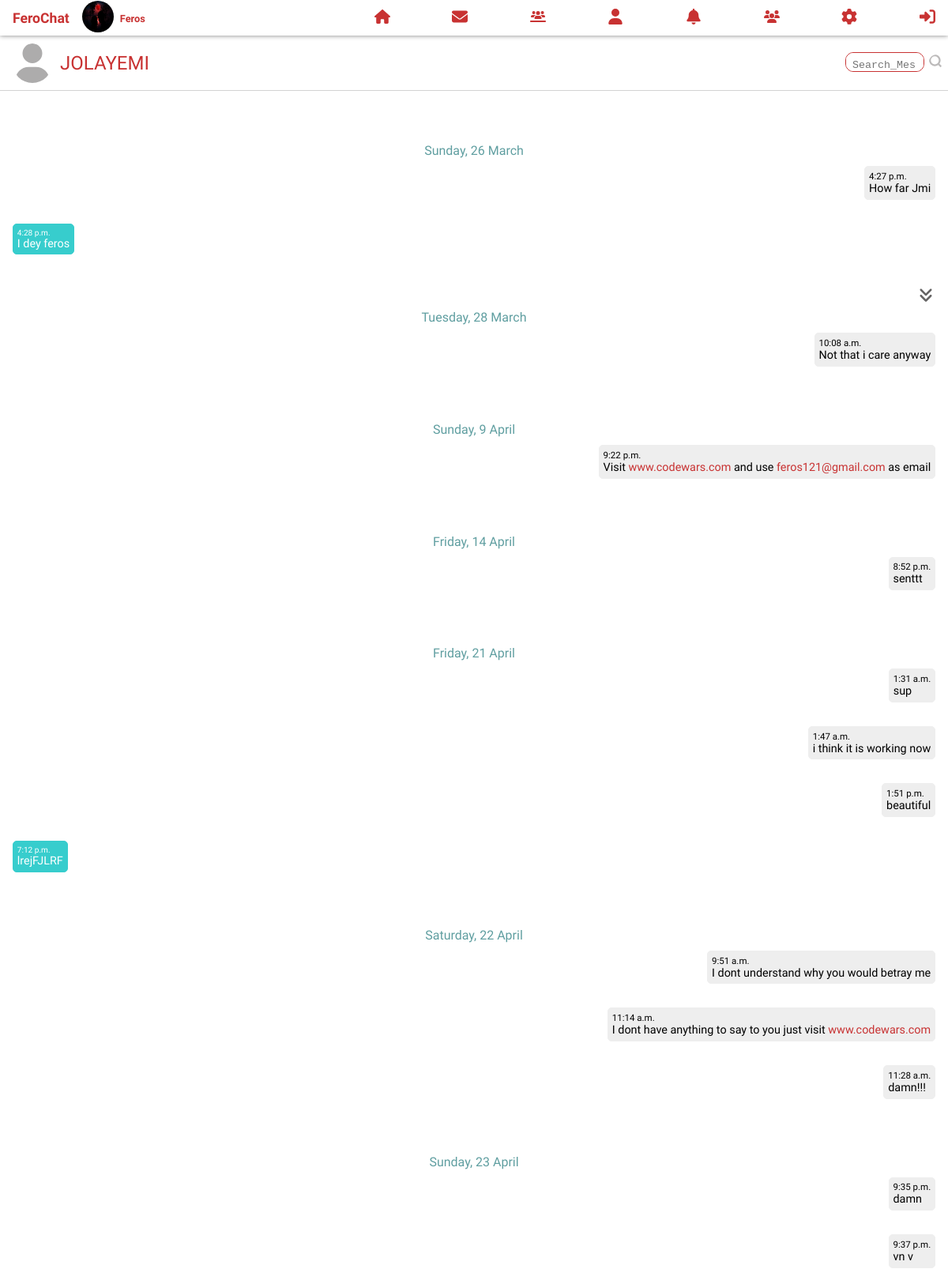
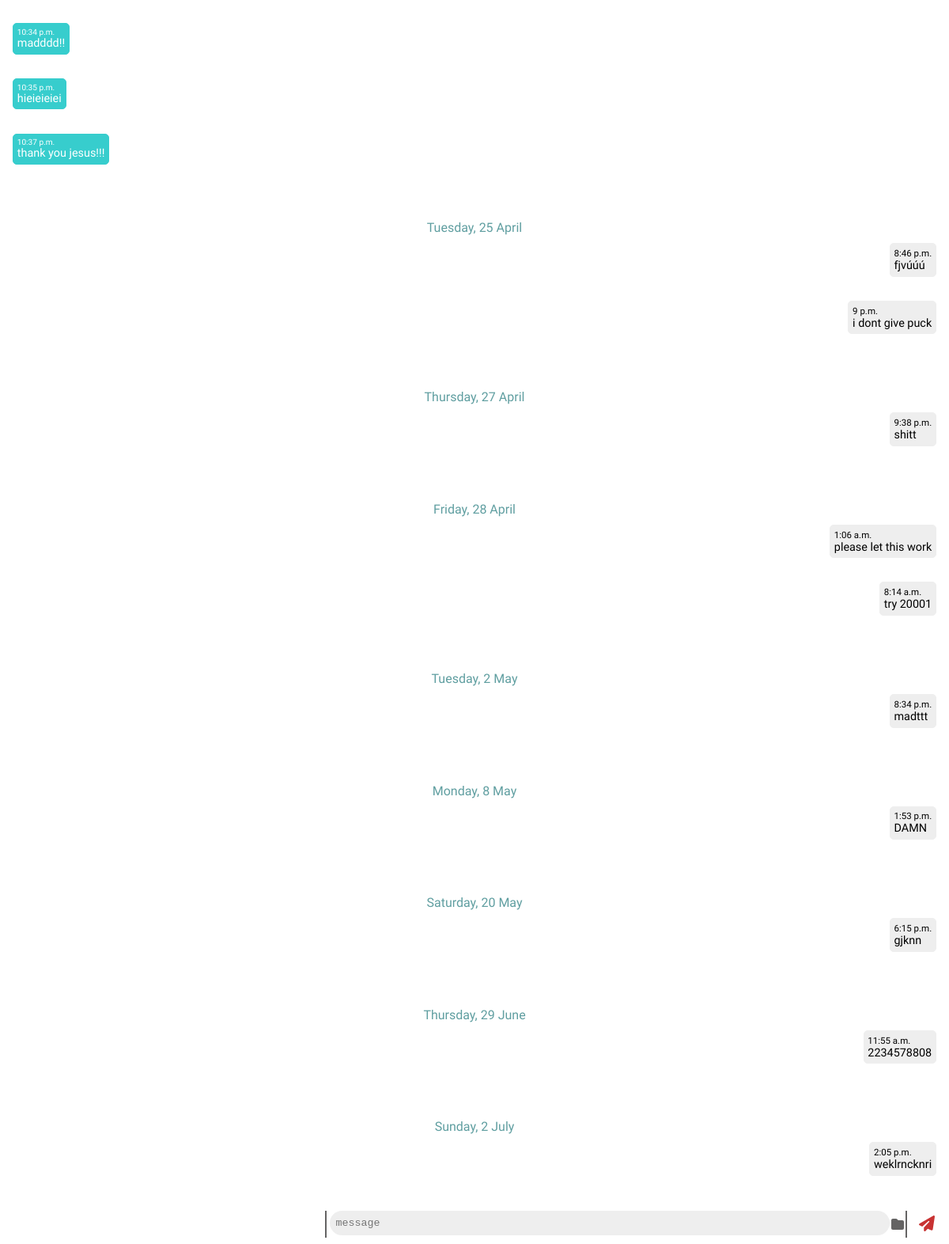
/view_messages/2 (signed in), run on the app's committed database (2 pictures, top to bottom).
### messengers/models.py (models this page shows, shortened)
class Info(models.Model):
    user = models.OneToOneField(User, on_delete=models.CASCADE)
    about = models.CharField(max_length=100, blank=True, default="")
    bio = models.CharField(max_length=200, blank=True, default="")
    prof_pics = models.ImageField(
        upload_to=user_directory_path, null=True, blank=True, validators=[validate_image_file_extension, image_type_validator, profile_val])
    unread_messages = models.IntegerField(default=0)

class Messages(models.Model):
    read = models.BooleanField(default=True)
    media = models.FileField(
        upload_to=user_directory_media, null=True, blank=True, validators=[media_ext_val, file_size_val, file_type_validator])
    text = models.TextField(blank=True)
    date_added = models.DateTimeField(auto_now_add=True)
    sender = models.ForeignKey(
        User, on_delete=models.CASCADE, related_name="sender")
    receiver = models.ForeignKey(
        User, on_delete=models.CASCADE, related_name="receiver")

### messengers/views.py (the view, shortened to what this page needs)
# urls.py: path("view_messages/<int:rec_id>", views.view_messages, name="view_messages"),
def view_messages(request, rec_id):
    searched = True
    rec_user = User.objects.get(id=rec_id)
    sent_msgs = Messages.objects.filter(
        sender=request.user, receiver=rec_user)
    rec_msgs = Messages.objects.filter(
        sender=rec_user, receiver=request.user)
    all_msgs = (sent_msgs | rec_msgs).order_by("date_added")
    count = 0
    unread_id = None
    if request.method != "POST":
        no_unread_msgs = rec_msgs.filter(read=False).count()
        request.user.info.unread_messages -= no_unread_msgs
        request.user.info.save()
        for msg in rec_msgs:
            if msg.read == False and count == 0:
                count += 1
                unread_id = msg.id
        rec_msgs.update(read=True)
        for mesg in rec_msgs:
            mesg.save()
        searched = False
        form = NewMessage()
        search_form = SearchMessages()
    else:
        form = NewMessage()
        search_form = SearchMessages(request.POST)
        if search_form.is_valid():
            search_mesg = search_form.cleaned_data["search"].lower()
            all_msgs = _search(search_mesg, all_msgs)
    context = {
        "all_messages": all_msgs, "form": form, "search_form": search_form, "searched": searched, "rec_id": rec_id, "rec_user": rec_user,
        "unread_id": unread_id,
    }
    return render(request, "messengers/view_messages.html", context)

### messengers/form.py
class NewMessage(forms.ModelForm):
    class Meta:
        model = Messages
        exclude = ["date_added", "receiver", "sender"]
        labels = {'text': "", 'media': ""}
        widgets = {
            'text': Textarea(attrs={'placeholder': "message"}),
            "media": FileInput(attrs={
                'accept': ".png,.jpeg,.jpg,.mp4,.mp3,.pdf"
            })
        }

class SearchMessages(forms.Form):
    search = forms.CharField(label="", label_suffix="", widget=Textarea(
        attrs={"placeholder": "Search_Messages", "class": "search"}))

### messengers/templates/messengers/view_messages.html (shortened to what this page needs)
{% extends 'messengers/base.html' %}
{% load humanize %}
{% load filters %}
{% load static %}
{% block content %}
<div class="view_mesg">
    <div class="bar">
        <a id="a2" title="{{rec_user.username}}'s profile" href="{% url 'messengers:user_bio' rec_id %}">
            {{rec_user.username}}
        </a>
        <form id="search_form" action="{% url 'messengers:view_messages' rec_id %}#bottom" method="post">
            {{search_form.as_div}}
            <button type="submit">
            </button>
        </form>
    </div>
    <a title="Bottom" id="scroll_down" href="{% url 'messengers:view_messages' rec_id  %}#bottom">
    </a>
    <ul>
        {% for msg in all_messages %}
        <a id="find" name="{{msg.id}}"></a>
        {% ifchanged msg.date_added.day %}
        <p class="day">{{msg.date_added|naturalday:'l, j F'}}</p>
        {% endifchanged %}
        {% if msg.sender == user %}
        <li class="right">
            <div class="sent">
                <section class="date">{{msg.date_added|date:'P'}}</section>
                <p>{{msg.text|linebreaks|urlize}}</p>
            </div>
        </li>
        {% else %}
        <li class="left">
            <div class="received">
                <p class="date">{{msg.date_added|date:'P'}}</p>
                <p>{{msg.text|linebreaks|urlize}}</p>
            </div>
        </li>
        {% endif %}
        {% endfor %}
    </ul>
    <form id="msg_form" enctype="multipart/form-data" action="{% url 'messengers:view_messages' rec_id  %}#bottom"
        method="post">
        <div>
            {{form.text}}
        </div>
        <button type="submit">
        </button>
    </form>
</div>
{% endblock content %}

### messengers/templates/messengers/base.html (shortened to what this page needs)
{% load static %}
<!DOCTYPE html>
<html lang="en">
<head>
    <link rel="stylesheet" href="{% static 'messenger/test.css' %}">
</head>
<body>
    <nav>
        <a title="Home" class="logo" href="{% url 'messengers:index' %}">FeroChat</a>
        {% if user.is_authenticated %}
        <div class="prof_pics">
            {% if user.info.prof_pics %}
            <a title="{{user.username}}'s Picture" href="{{user.info.prof_pics.url}}">
                <img width="40px" height="40px" src="{{user.info.prof_pics.url}}" alt="Profile">
            </a>
            {% endif %}
        </div>
        <p class="greeting">{{user.username}}</p>
        <ul>
            <li>
                <a title="Home" class="logo" href="{% url 'messengers:index' %}">
                </a>
            </li>
            <li id="mesgs">
                <a title="Messages" href="{% url 'messengers:messages' %}">
                </a>
            </li>
            <li>
                <a title="People" href="{% url 'messengers:users' %}">
                </a>
            </li>
            <li>
                <a title="Profile" href="{% url 'messengers:user_bio' user.id %}">
                </a>
            </li>
            <li>
                <a title="Notifications" href="{% url 'messengers:notifications'%}">
                </a>
            </li>
            <li>
                <a title="Friends" href="{% url 'messengers:friends' user.id%}">
                </a>
            </li>
            <li>
                <a title="Settings" href="{% url 'settings:setting' %}">
                </a>
            </li>
            <li>
                <a title="LogOut" href="{% url 'users:logout' %}">
                </a>
            </li>
        </ul>
        {% else %}
        <ul class="log">
            <li><a href="{% url 'users:sign_up' %}">Sign Up</a></li>
            <li><a href="{% url 'users:login' %}">Login</a></li>
        </ul>
        {% endif %}
    </nav>
    <div class="space"></div>
    <div class="block">
        {% block content %}{% endblock content %}
    </div>
</body>
</html>

### data on the page
Messages: date_added "Sunday, 26 March", date_added "4:27 p.m.", text "How far Jmi"
Messages: date_added "4:28 p.m.", text "I dey feros"
Messages: date_added "Tuesday, 28 March", date_added "10:08 a.m.", text "Not that i care anyway"
Messages: date_added "Sunday, 9 April", date_added "9:22 p.m.", text "Visit www.codewars.com and use feros121@gmail.com as email"
Messages: date_added "Friday, 14 April", date_added "8:52 p.m.", text "senttt"
Messages: date_added "Friday, 21 April", date_added "1:31 a.m.", text "sup"
Messages: date_added "1:47 a.m.", text "i think it is working now"
Messages: date_added "1:51 p.m.", text "beautiful"
Messages: date_added "7:12 p.m.", text "lrejFJLRF"
Messages: date_added "Saturday, 22 April", date_added "9:51 a.m.", text "I dont understand why you would betray me"
Messages: date_added "11:14 a.m.", text "I dont have anything to say to you just visit www.codewars.com"
Messages: date_added "11:28 a.m.", text "damn!!!"
Messages: date_added "Sunday, 23 April", date_added "9:35 p.m.", text "damn"
Messages: date_added "9:37 p.m.", text "vn v"
Messages: date_added "10:34 p.m.", text "madddd!!"
Messages: date_added "10:35 p.m.", text "hieieieiei"
Messages: date_added "10:37 p.m.", text "thank you jesus!!!"
Messages: date_added "Tuesday, 25 April", date_added "8:46 p.m.", text "fjvúúú"
Messages: date_added "9 p.m.", text "i dont give puck"
Messages: date_added "Thursday, 27 April", date_added "9:38 p.m.", text "shitt"
Messages: date_added "Friday, 28 April", date_added "1:06 a.m.", text "please let this work"
Messages: date_added "8:14 a.m.", text "try 20001"
Messages: date_added "Tuesday, 2 May", date_added "8:34 p.m.", text "madttt"
Messages: date_added "Monday, 8 May", date_added "1:53 p.m.", text "DAMN"
Messages: date_added "Saturday, 20 May", date_added "6:15 p.m.", text "gjknn"
Messages: date_added "Thursday, 29 June", date_added "11:55 a.m.", text "2234578808"
Messages: date_added "Sunday, 2 July", date_added "2:05 p.m.", text "weklrncknri"

### other printed values
{{ user.username }} "Feros"
{{ rec_user.username }} "JOLAYEMI"
